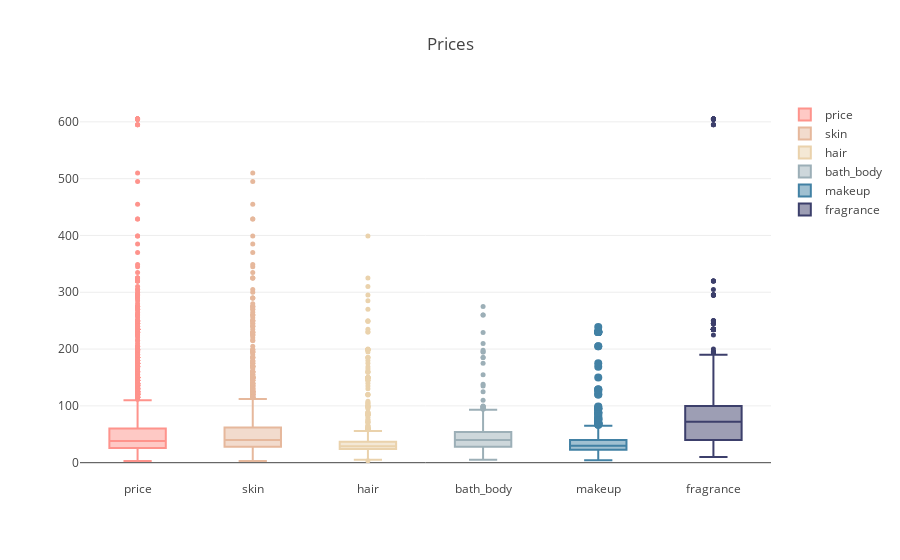

The notebook cell this image was saved under:
### Markdown cell above
# Price Distribution 
* average price for skincare: $53.90

* average price for makeup: $34.06

* average price for hair: $39.38

* average price for bath and body: $43.56

* average price for fragrance: $84.77

* average price for all: $52.40

### Code cell
makeuplist=list(range(0, len(makeup_prices)))
skincarelist=list(range(0, len(skincare_prices)))
hairlist=list(range(0, len(hair_prices)))
bblist=list(range(0, len(bb_prices)))
flist=list(range(0, len(fragrance_prices)))
prices=df['Price'].tolist()
price_range=list(range(0, 615))
trace_all = go.Box(
    y = prices,
    name = 'price', 
    marker = dict(
        size = 5,
        color = 'rgba(254, 147, 140, 1)'))

trace_skin = go.Box(
    y = skincare_prices,
    name = 'skin', 
    marker = dict(
        size = 5,
        color = 'rgba(230, 184, 156, 1)'))

trace_hair = go.Box(
    y = hair_prices,
    name = 'hair', 
    marker = dict(
        size = 5,
        color = 'rgba(234, 210, 172, 1)'))

trace_bb = go.Box(
    y = bb_prices,
    name = 'bath_body', 
    marker = dict(
        size = 5,
        color = 'rgba(156, 175, 183, 1)'))

trace_makeup = go.Box(
    y = makeup_prices,
    name = 'makeup', 
    marker = dict(
        size = 8,
        color = 'rgba(66, 129, 164, 1)'))

trace_fragrance = go.Box(
    y = fragrance_prices,
    name = 'fragrance', 
    marker = dict(
        size = 5,
        color = 'rgba(60, 63, 107, 1)'))


data_price=[trace_all, trace_skin, trace_hair, trace_bb, trace_makeup, trace_fragrance]
layout_price = go.Layout(title='Prices', orientation=90)
fig_price = go.Figure(data=data_price, layout=layout_price )
plotly.offline.iplot(fig_price )

### Figure 1 — Plotly figure (JSON) as saved in the notebook; plotly's stock layout.template omitted (floating-point values rounded to 4 significant figures; data arrays with more than 128 entries replaced by an {"elided": "..."} marker saying what was removed)
{"data": [{"marker": {"color": "rgba(254, 147, 140, 1)", "size": 5}, "name": "price", "type": "box", "uid": "7a864c86-c7e0-11e8-92a1-8438355abfbc", "y": {"elided": "7189 float values"}}, {"marker": {"color": "rgba(230, 184, 156, 1)", "size": 5}, "name": "skin", "type": "box", "uid": "7a865008-c7e0-11e8-ad38-8438355abfbc", "y": {"elided": "2346 float values"}}, {"marker": {"color": "rgba(234, 210, 172, 1)", "size": 5}, "name": "hair", "type": "box", "uid": "7a8651ca-c7e0-11e8-87fc-8438355abfbc", "y": {"elided": "1054 float values"}}, {"marker": {"color": "rgba(156, 175, 183, 1)", "size": 5}, "name": "bath_body", "type": "box", "uid": "7a865350-c7e0-11e8-a309-8438355abfbc", "y": {"elided": "870 float values"}}, {"marker": {"color": "rgba(66, 129, 164, 1)", "size": 8}, "name": "makeup", "type": "box", "uid": "7a8654e2-c7e0-11e8-954b-8438355abfbc", "y": {"elided": "1510 float values"}}, {"marker": {"color": "rgba(60, 63, 107, 1)", "size": 5}, "name": "fragrance", "type": "box", "uid": "7a865666-c7e0-11e8-b420-8438355abfbc", "y": {"elided": "1409 float values"}}], "layout": {"orientation": 90, "title": "Prices"}}
